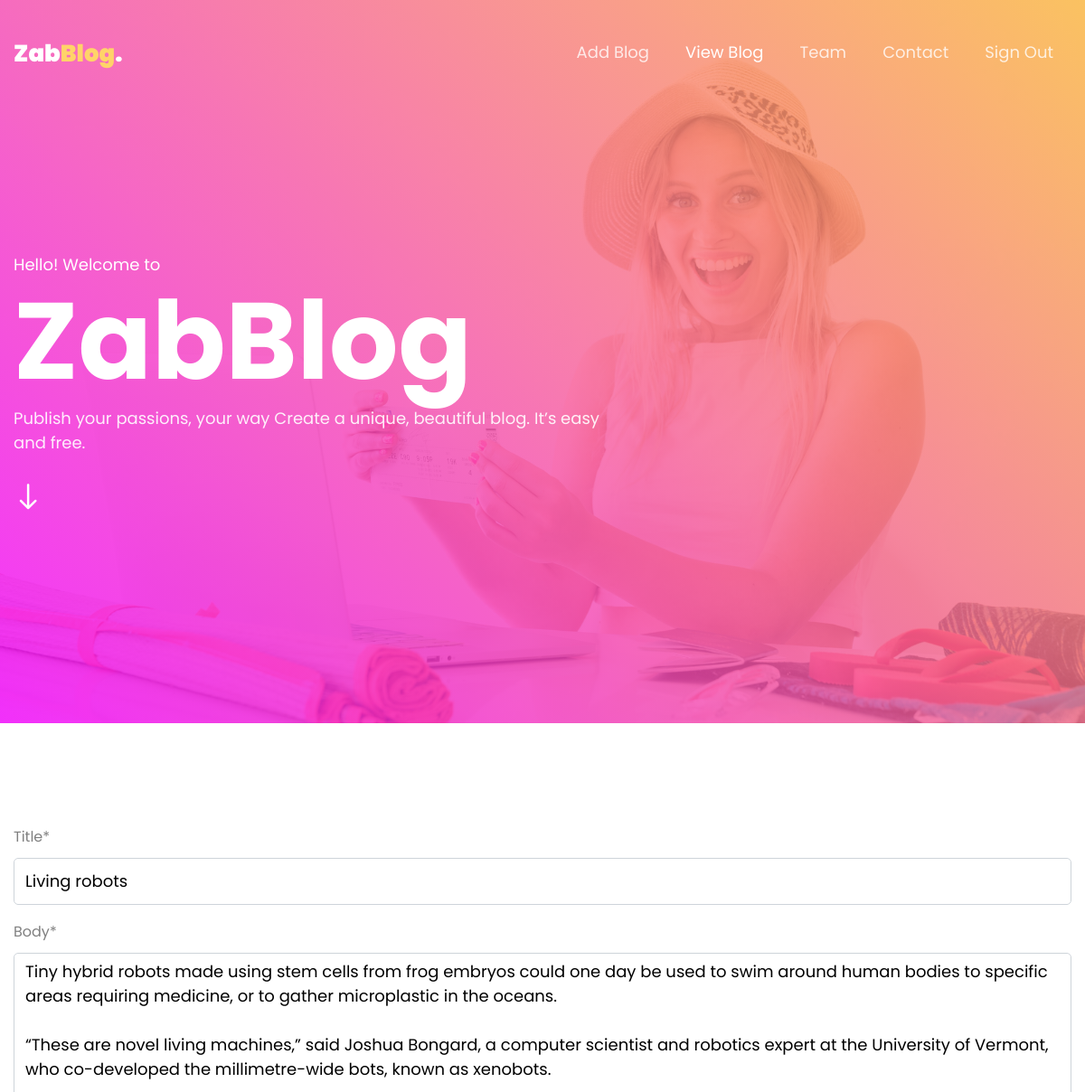
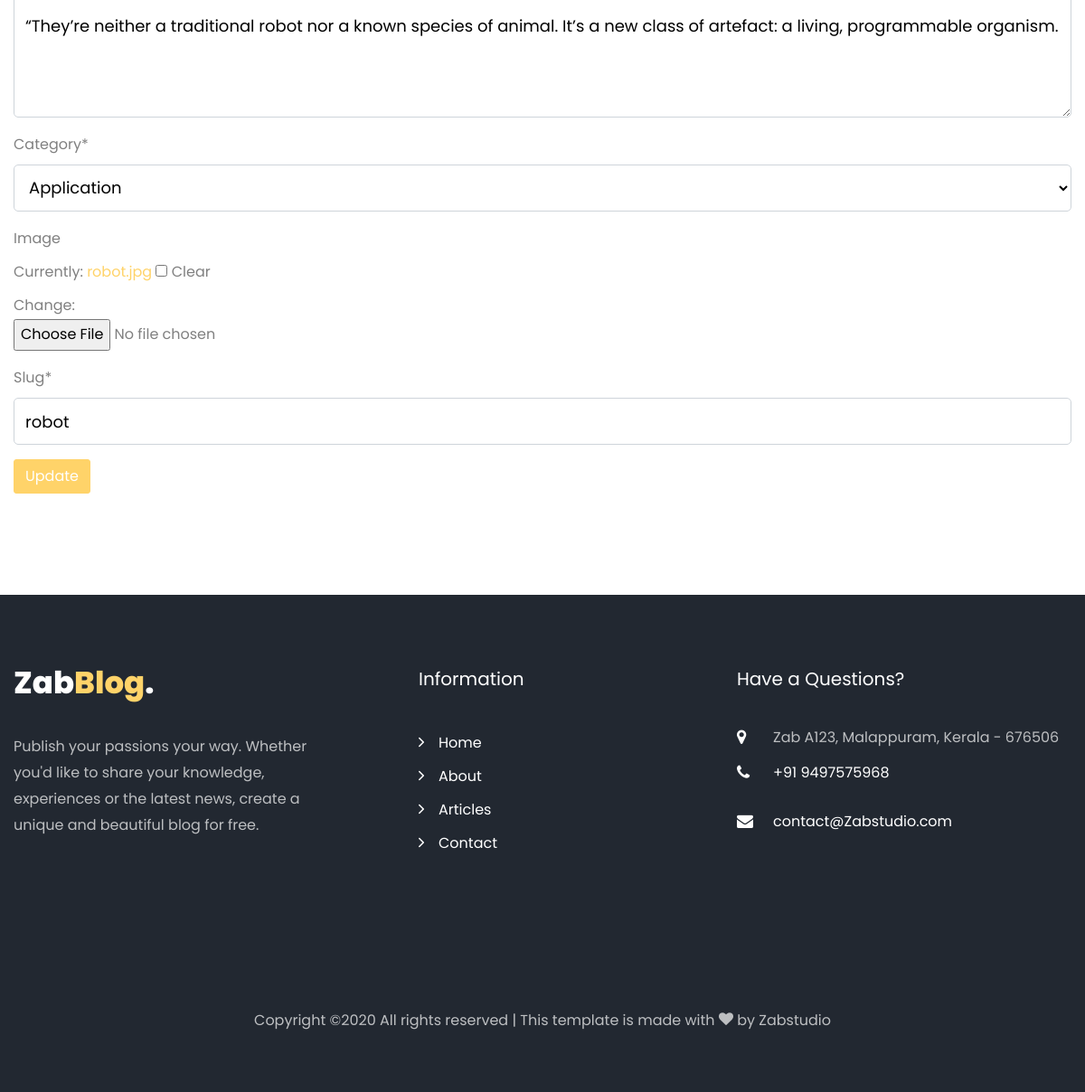
/update-blog/robot, run on the app's committed database (2 pictures, top to bottom).
### core/models.py (models this page shows, shortened)
class Blog(models.Model):
    ILLUSTRATION = 'I'
    BRANDING = 'B'
    APPLICATION = 'A'
    DESIGN = 'D'
    MARKETING = 'M'
    CATEGORY_CHOICES = [
        (ILLUSTRATION, 'Illustration'),
        (BRANDING, 'Branding'),
        (APPLICATION, 'Application'),
        (DESIGN, 'Design'),
        (MARKETING, 'Marketing')
    ]
    title = models.CharField(max_length=200)
    body = models.TextField()
    category = models.CharField(max_length=10, choices=CATEGORY_CHOICES)
    image = models.ImageField(blank=True, null=True)
    created_date = models.DateTimeField(default=timezone.now)
    slug = models.SlugField()

### core/views.py (the view)
# urls.py: path('update-blog/<slug:slug>', BlogUpdateView.as_view(), name='update_blog'),
class BlogUpdateView(UpdateView):
    model = Blog
    fields = [
        'title',
        'body',
        'category',
        'image',
        'slug'
    ]
    template_name = "core/update_blog.html"
    success_url = reverse_lazy("core:view-blog")

### templates/core/update_blog.html (shortened to what this page needs)
{% extends 'core/base.html' %}
{% load static %}
{% load crispy_forms_filters %}
{% block content %}
  <body>
    {% include 'core/admin_navbar.html' %}
   	<section class="ftco-section">
   		<div class="container">
   			<div class="row">
   				<div class="col-md-12">
					<form method="POST" enctype="multipart/form-data">
					 {{ form|crispy }}
					  <input class="btn btn-primary" type="submit" value="Update">
					</form>
				</div>
             </div>
        </div>
   	</section>
    {% include 'core/admin_footer.html' %}
  </body>
{% endblock %}

### data on the page
Blog: title "Living robots", body "Tiny hybrid robots made using stem cells from frog embryos could one day be used to swim around human bodies to specific areas requiring medicine, or to gather microplastic in the oceans. “These are novel living machines,” said Joshua Bongard, a computer scientist and robotics expert at the University of Vermont, who co-developed the millimetre-wide bots, known as xenobots. “They’re neither a traditional robot nor a known species of animal. It’s a new class of artefact: a living, programmable organism.", category "Application", slug "robot"
